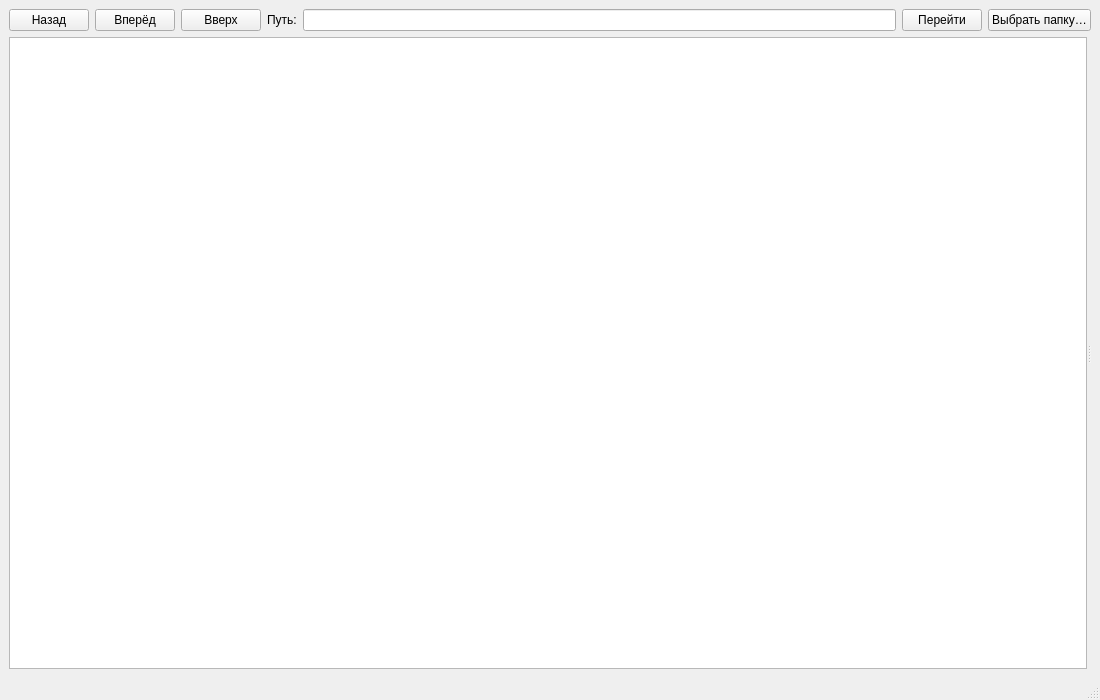
<?xml version="1.0" encoding="UTF-8"?>
<!--
  Я добавил этот файл как сгенерированную форму для критерия тестового задания.
  Qt Designer я не использовал: интерфейс приложения написал на Python-коде.
  Приложение не загружает эту форму; она приложена отдельно как артефакт задания.
-->
<ui version="4.0">
 <class>MainWindow</class>
 <widget class="QMainWindow" name="MainWindow">
  <property name="windowTitle">
   <string>Python File Manager</string>
  </property>
  <property name="minimumSize">
   <size>
    <width>800</width>
    <height>500</height>
   </size>
  </property>
  <property name="geometry">
   <rect>
    <x>0</x>
    <y>0</y>
    <width>1100</width>
    <height>700</height>
   </rect>
  </property>
  <widget class="QWidget" name="centralWidget">
   <layout class="QVBoxLayout" name="mainLayout">
    <item>
     <layout class="QHBoxLayout" name="navigationLayout">
      <item>
       <widget class="QPushButton" name="backButton">
        <property name="text"><string>Назад</string></property>
       </widget>
      </item>
      <item>
       <widget class="QPushButton" name="forwardButton">
        <property name="text"><string>Вперёд</string></property>
       </widget>
      </item>
      <item>
       <widget class="QPushButton" name="upButton">
        <property name="text"><string>Вверх</string></property>
       </widget>
      </item>
      <item>
       <widget class="QLabel" name="pathLabel">
        <property name="text"><string>Путь:</string></property>
       </widget>
      </item>
      <item>
       <widget class="QLineEdit" name="pathEdit"/>
      </item>
      <item>
       <widget class="QPushButton" name="goButton">
        <property name="text"><string>Перейти</string></property>
       </widget>
      </item>
      <item>
       <widget class="QPushButton" name="chooseButton">
        <property name="text"><string>Выбрать папку…</string></property>
       </widget>
      </item>
     </layout>
    </item>
    <item>
     <widget class="QSplitter" name="mainSplitter">
      <property name="orientation"><enum>Qt::Horizontal</enum></property>
      <widget class="QTreeView" name="directoryTree">
       <property name="minimumSize">
        <size><width>250</width><height>0</height></size>
       </property>
      </widget>
      <widget class="QWidget" name="previewContainer">
       <layout class="QVBoxLayout" name="previewLayout"/>
      </widget>
     </widget>
    </item>
   </layout>
  </widget>
  <widget class="QStatusBar" name="statusbar"/>
 </widget>
 <resources/>
 <connections/>
</ui>
